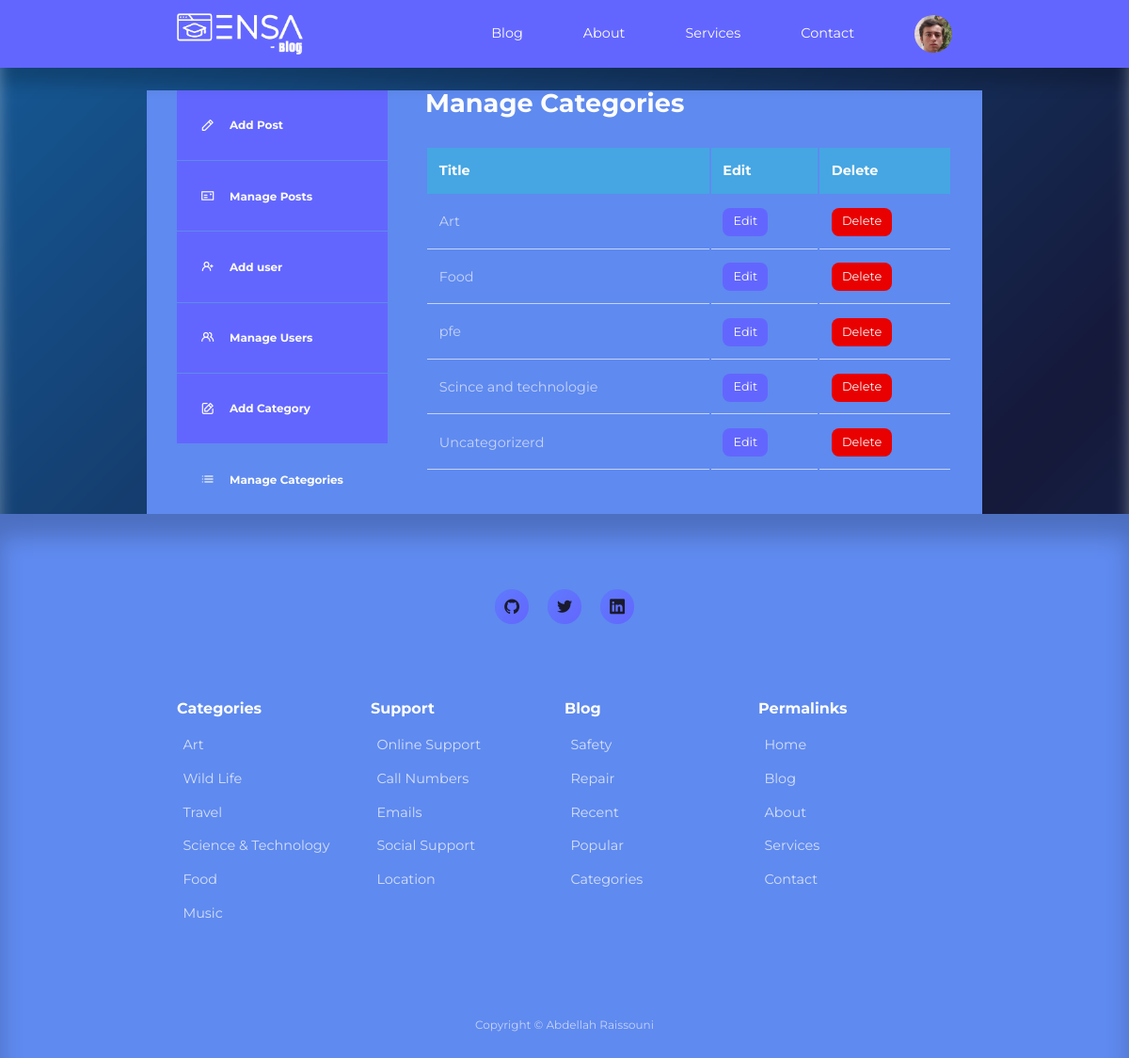
The app's page /admin/manage-categories.php (signed in) with its own data.
### tables this page shows
CREATE TABLE IF NOT EXISTS `users` (
  `id` int UNSIGNED NOT NULL AUTO_INCREMENT,
  `firstname` varchar(50) NOT NULL,
  `lastname` varchar(50) NOT NULL,
  `username` varchar(50) NOT NULL,
  `email` varchar(100) NOT NULL,
  `password` varchar(255) NOT NULL,
  `avatar` varchar(255) NOT NULL,
  `is_admin` tinyint(1) NOT NULL,
  PRIMARY KEY (`id`)
);

CREATE TABLE IF NOT EXISTS `categories` (
  `id` int UNSIGNED NOT NULL AUTO_INCREMENT,
  `title` varchar(50) NOT NULL,
  `description` text NOT NULL,
  PRIMARY KEY (`id`)
);

### admin/partials/header.php (called while the page is built, shortened)
<?php
require '../partials/header.php';

### admin/manage-categories.php (the view, shortened to what this page needs)
<?php
include 'partials/header.php';
$query = "SELECT * FROM categories ORDER BY title";
$result = mysqli_query($connection, $query);
?>
<section class="dashboard">
    <div class="container dashboard__container">
        <aside>
            <ul>
                <li><a href="add-post.php"><i class="uil uil-pen"></i>
                        <h5>Add Post</h5>
                    </a>
                </li>
                <li><a href="index.php"><i class="uil uil-postcard"></i>
                        <h5>Manage Posts</h5>
                    </a>
                </li>
                <?php if(isset($_SESSION['user_is_admin'])) : ?>
                <li><a href="add-user.php"><i class="uil uil-user-plus"></i>
                        <h5>Add user</h5>
                    </a>
                </li>
                <li><a href="manage-users.php"><i class="uil uil-users-alt"></i>
                        <h5>Manage Users</h5>
                    </a>
                </li>
                <li><a href="add-category.php"><i class="uil uil-edit"></i>
                        <h5>Add Category</h5>
                    </a>
                </li>
                <li><a href="manage-categories.php" class="active"><i class="uil uil-list-ul"></i>
                        <h5>Manage Categories</h5>
                    </a>
                </li>
                <?php endif ?>
            </ul>
        </aside>
        <main>
            <h2>Manage Categories</h2>
            <?php if (mysqli_num_rows($result) > 0) : ?>
            <table>
                <thead>
                    <tr>
                        <th>Title</th>
                        <th>Edit</th>
                        <th>Delete</th>
                    </tr>
                </thead>
                <tbody>
                    <?php while($category = mysqli_fetch_assoc($result)) : ?>
                    <tr>
                        <td><?= $category['title'] ?></td>
                        <td><a href="<?= ROOT_URL ?>admin/edit-category.php?id=<?= $category['id'] ?>" class="btn sm">Edit</a></td>
                        <td><a href="<?= ROOT_URL ?>admin/delete-category.php?id=<?= $category['id'] ?>" class="btn sm danger">Delete</a></td>
                    </tr>
                    <?php endwhile ?>
                </tbody>
            </table>
            <?php else : ?>
                <div class="alert__message error"><?= "No categories found" ?></div>
            <?php endif ?>
        </main>
    </div>
</section>
<?php
include '../partials/footer.php';
?>

### partials/header.php (shortened to what this page needs)
<?php
require 'config/database.php';
if(isset($_SESSION['user-id'])) {
    $id = filter_var($_SESSION['user-id'], FILTER_VALIDATE_INT);
    $query = "SELECT avatar FROM users WHERE id=$id";
    $result = mysqli_query($connection, $query);
    $avatar = mysqli_fetch_assoc($result);
}
?>
<!DOCTYPE html>
<html lang="en">
<head>
    <link rel="stylesheet" href="<?= ROOT_URL ?>css/styles.css">
    <link rel="stylesheet" href="https://unicons.iconscout.com/release/v4.0.8/css/line.css">
</head>
<body>
    <nav>
        <div class="container nav__container">
            <a href="<?= ROOT_URL ?>" >
            <img src="<?= ROOT_URL ?>partials/ensablog-white.png" style="width:40%; height:auto;" alt="Ensa - Blog Logo" >
            </a>
            <ul class="nav__items">
                <li><a href="<?= ROOT_URL ?>blog.php">Blog</a></li>
                <li><a href="<?= ROOT_URL ?>about.php">About</a></li>
                <li><a href="<?= ROOT_URL ?>services.php">Services</a></li>
                <li><a href="<?= ROOT_URL ?>contact.php">Contact</a></li>
                <?php if(isset ($_SESSION['user-id'])): ?>
                    <li class="nav__profile">
                    <div class="avatar">
                        <img src="<?= ROOT_URL . 'images/' . $avatar['avatar'] ?>" >
                    </div>
                </li>
                <?php else : ?>
                <li><a href="<?= ROOT_URL ?>signin.php">Signin</a></li>
                <?php endif ?>
            </ul>
        </div>
    </nav>

### css/styles.css (style rules this page uses)
:root { --color-primary: #6366fe; --color-primary-light: hsla(239, 99%, 70%, 0.18); --color-primary-variant: #5f7afc; --color-red: #e90000; --color-red-light: hsla(235, 97%, 69%, 0.15); --color-green: #27e40f; --color-green-light: hsla(225, 95%, 68%, 0.15); --color-gray-900: #5f8aef; --color-gray-700: #45a6e3; --color-gray-300: rgba(242, 242, 254, 0.3); --color-gray-200: rgba(242, 242, 254, 0.7); --color-white: #fcfcfc; --color-bg: linear-gradient(-45deg, #000428, #004e92, #000428, #004e92); --transition: all 300ms ease; --container-width-lg: 74%; --container-width-md: 88%; --form-width: 40%; --card-border-radius-1: 0.3rem; --card-border-radius-2: 0.5rem; --card-border-radius-3: 0.8rem; --card-border-radius-4: 2rem; --card-border-radius-5: 5rem; }
body { font-family: 'Montserrat', sans-serif; line-height: 1.6; color: var(--color-gray-200); overflow-x: hidden; font-size: 0.9rem; position: relative; }
body::before, body::after { content: ""; position: fixed; top: 0; left: 0; width: 100%; height: 100%; background: var(--color-bg); background-size: 200% 200%; animation: gradient 25s ease-in-out infinite; z-index: -1; }
body::before { filter: blur(8px); opacity: 0.8; }
body::after { filter: blur(4px); opacity: 0.6; transform: scale(1.1); }
* { margin: 0; padding: 0; outline: 0; border: 0; appearance: 0; list-style: none; text-decoration: none; box-sizing: border-box; }
.container { width: var(--container-width-lg); max-width: 1800px; margin-inline: auto; }
section { margin-top: 3rem; width: 100vw; }
h1, h2, h3, h4, h5 { color: var(--color-white); line-height: 1.3; }
h2 { font-size: 1.7rem; margin: 1rem 0; }
a { color: var(--color-white); transition: var(--transition); }
img { display: block; width: 100%; object-fit: cover; }
nav { background: var(--color-primary); width: 100vw; height: 4.5rem; position: fixed; top: 0; z-index: 10; box-shadow: 0 1rem 1rem rgba(0, 0, 0, 0.2); }
.nav__container { height: 100%; display: flex; align-items: center; justify-content: space-between; }
.avatar { width: 2.5rem; height: 2.5rem; border-radius: 50%; overflow: hidden; border: 0.3rem solid var(--color-bg); }
.nav__items { display: flex; align-items: center; gap: 4rem; }
.nav__profile { position: relative; cursor: pointer; }
.btn { display: inline-block; width: fit-content; padding: 0.6rem 1.2rem; background-color: var(--color-primary); border-radius: var(--card-border-radius-2); cursor: pointer; transition: var(--transition); color: var(--color-white); }
.btn.sm { padding: 0.3rem 0.7rem; font-size: 0.8rem; }
.btn.danger { background: var(--color-red); }
.dashboard { margin-top: 6rem; }
.dashboard__container { display: grid; grid-template-columns: 14rem auto; gap: 1rem; background: var(--color-gray-900); padding: 2rem; margin-bottom: 5rem; }
.dashboard aside a { background-color: var(--color-primary); display: flex; gap: 1rem; align-items: center; padding: 1.6rem; }
.dashboard aside ul li:not(:last-child) a { border-bottom: 1px solid var(--color-gray-900); }
.dashboard aside a.active { background-color: var(--color-gray-900); }
.dashboard main { margin-left: 1.5rem; }
.dashboard main h2 { margin: 0 0 2rem 0; line-height: 1; }
.dashboard main table { width: 100%; text-align: left; }
.dashboard main table th { background: var(--color-gray-700); padding: 0.8rem; color: var(--color-white); }
.dashboard main table td { padding: 0.8rem; border-bottom: 1px solid var(--color-gray-200); }
.container { max-width: 1200px; margin: 0 auto; padding: 0 2rem; }
.container { max-width: 1200px; margin: 0 auto; padding: 0 2rem; position: relative; z-index: 1; }

### records on screen
users: avatar (picture)
categories: title "Art"
categories: title "Food"
categories: title "pfe"
categories: title "Scince and technologie"
categories: title "Uncategorizerd"
